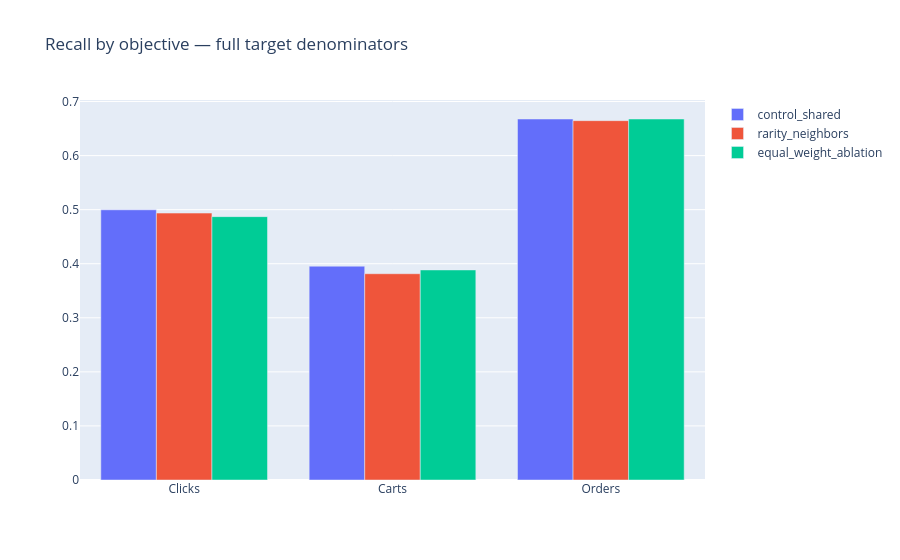

Notebook code for this chart:
### Markdown cell above
## 4 · Action-specific recall

### Code cell
f=go.Figure()
for a in arms:f.add_trace(go.Bar(name=a,x=['Clicks','Carts','Orders'],y=[result['arms'][a]['recall'][k] for k in ['clicks','carts','orders']]))
f.update_layout(title='Recall by objective — full target denominators',barmode='group');emit(f)

### Figure 1 — Plotly figure (JSON) as saved in the notebook; plotly's stock layout.template omitted (floating-point values rounded to 4 significant figures)
{"data": [{"name": "control_shared", "type": "bar", "x": ["Clicks", "Carts", "Orders"], "y": [0.4997, 0.3955, 0.6677]}, {"name": "rarity_neighbors", "type": "bar", "x": ["Clicks", "Carts", "Orders"], "y": [0.4937, 0.3815, 0.6646]}, {"name": "equal_weight_ablation", "type": "bar", "x": ["Clicks", "Carts", "Orders"], "y": [0.4871, 0.3885, 0.6677]}], "layout": {"barmode": "group", "title": {"text": "Recall by objective — full target denominators"}}}
